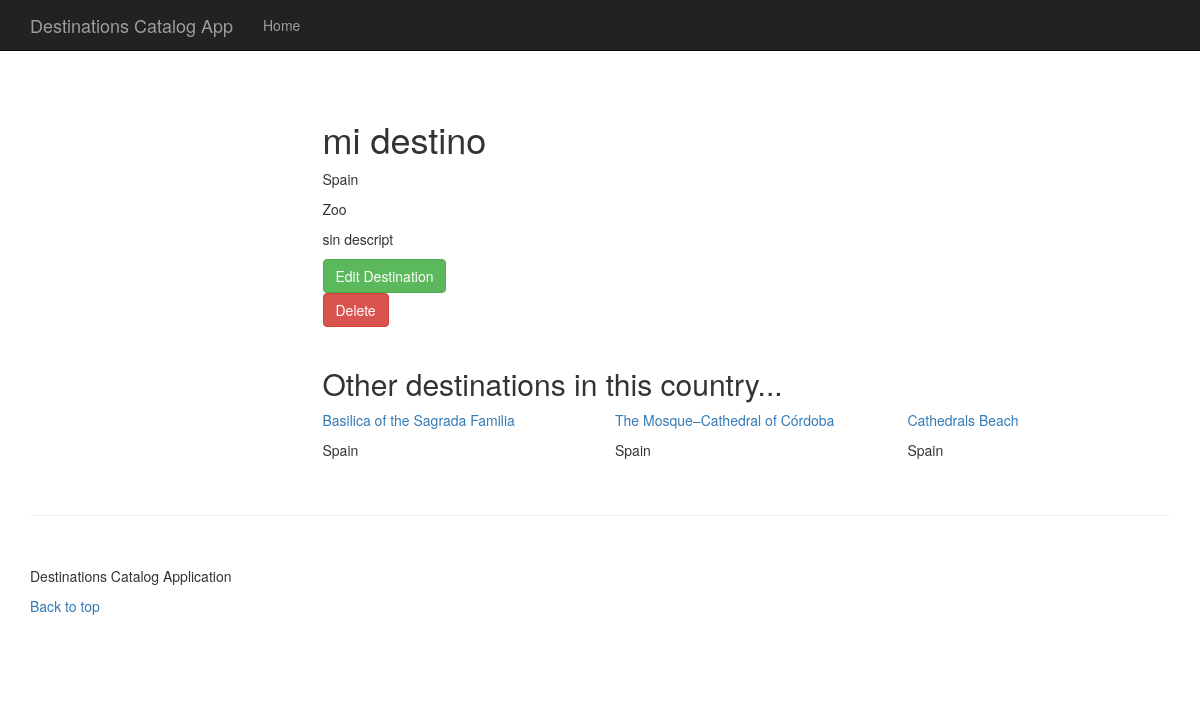
The page /destination/17/ on the database its author committed.
### itemCatalog/models.py (models this page shows, shortened)
class Item(db.Model):
    id = db.Column(db.Integer, primary_key=True)
    name = db.Column(db.String(120))
    description = db.Column(db.Text())
    image = db.Column(db.String(255))
    imageAlt = db.Column(db.String(150))
    country = db.Column(db.String(80), nullable=False)
    location = db.Column(db.String(150))
    categoryId = db.Column(db.Integer(),
                            db.ForeignKey("category.id"),
                            nullable=False)
    userId = db.Column(db.Integer(),
                            db.ForeignKey("user.id"),
                            nullable=False)

class Category(db.Model):
    id = db.Column(db.Integer, primary_key=True)
    name = db.Column(db.String(80), unique=True, nullable=False)
    description = db.Column(db.Text())
    items = db.relationship('Item', backref = "category", lazy = "dynamic")

### itemCatalog/views.py (the view)
@app.route('/destination/<int:item_id>/')
def showItem(item_id):
    item = Item.query.get_or_404(item_id)
    relatedItems = Item.query.options(defer("description")).filter(
                        and_(Item.country.ilike(item.country),
                             Item.id != item.id)).order_by(
                                Item.id.desc()).limit(3).all()
    return render_template('showItem.html', item=item,
                           relatedItems=relatedItems)

### itemCatalog/templates/showItem.html (shortened to what this page needs)
{% extends "mainLayout.html" %}
{% from "_helpers.html" import render_items %}
{% block content %}
    <h1>{{ item.name }}</h1>
    <p>{{ item.country }}</p>
    <p>{{ item.category.name }}</p>
    <p>{{ item.description }}</p>
    <a href="{{ url_for('.editItem', item_id=item.id) }}" class="btn btn-success" role="button">Edit Destination</a>
    <form method="POST" action="{{ url_for('.deleteItem', item_id=item.id) }}">
        <button type="submit" class="btn btn-danger">Delete</button>
    </form>
    <br>
    <h2>Other destinations in this country...</h2>
    {{ render_items(relatedItems) }}
{% endblock %}

### itemCatalog/templates/_helpers.html (shortened to what this page needs)
{% macro render_items(items, cols=3) %}
    {% for row in items|batch(cols) %}
        <div class="row">
            {% for item in row %}
                <div class="col-md-{{12//cols}} destination">
                    <a href="{{ url_for('.showItem', item_id=item.id) }}">
                        <p>{{ item.name }}</p>
                    </a>
                    <p>{{ item.country }}</p>
                </div>
            {% endfor %}
        </div>
    {% endfor %}
{% endmacro %}

### itemCatalog/static/css/styles.css (style rules this page uses)
body { padding-top: 70px; }
.destination { margin-bottom: 25px; }

### rows shown on the page
Item: name "mi destino", country "Spain", description "sin descript"
Category: category.name "Zoo"
Item: name "Basilica of the Sagrada Familia", country "Spain"
Item: name "The Mosque–Cathedral of Córdoba", country "Spain"
Item: name "Cathedrals Beach", country "Spain"
